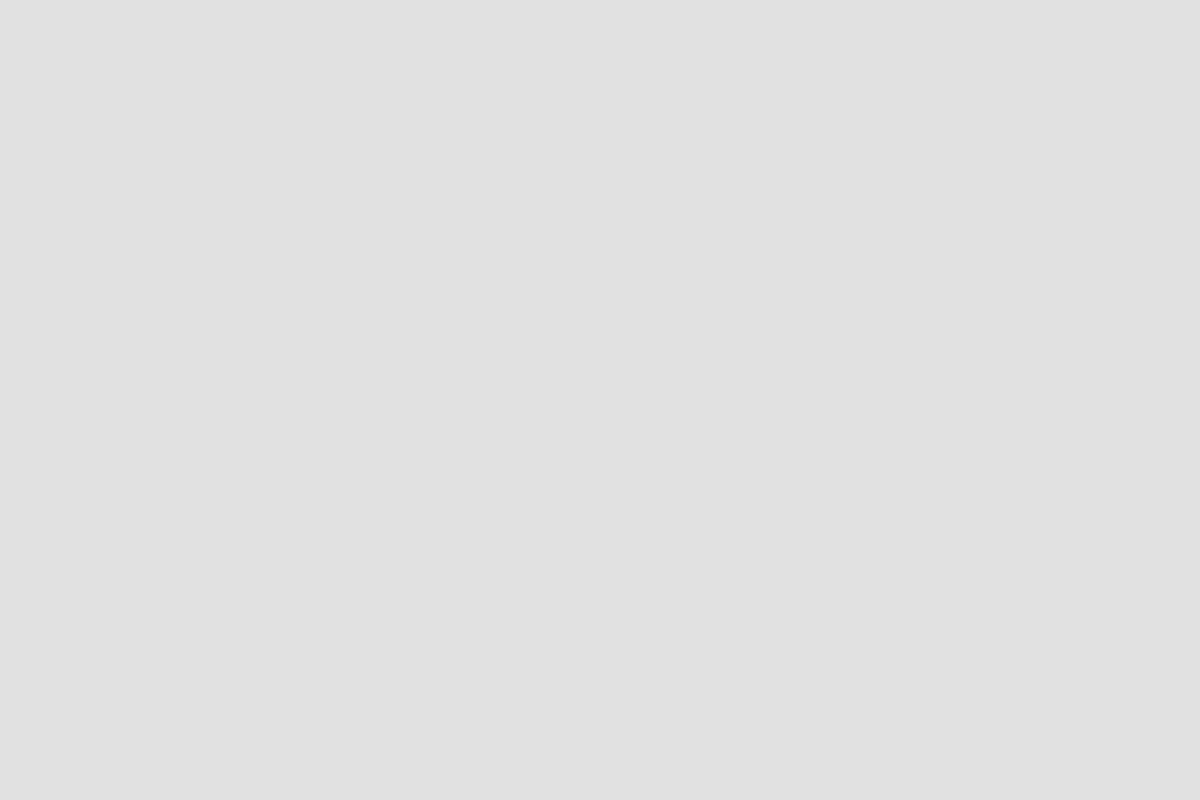
Frame 1 (no input)
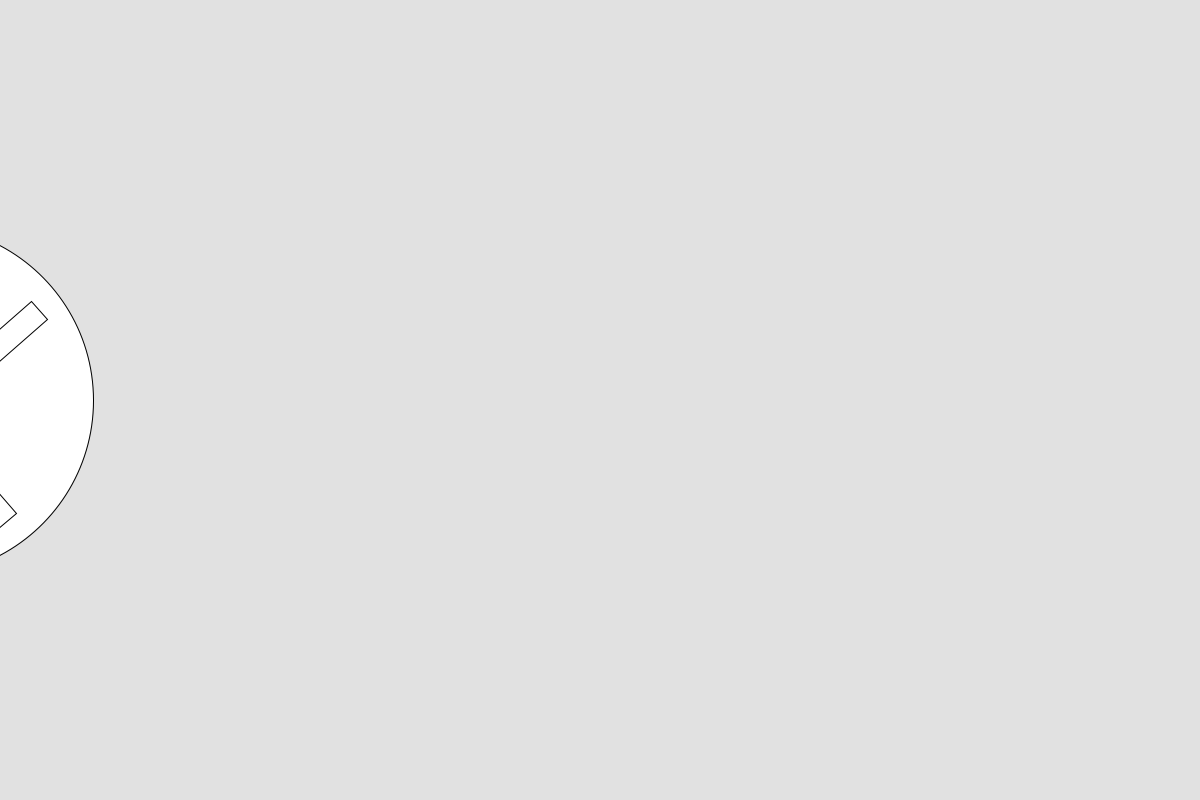
Frame 60 (the mouse pressed at the canvas centre just before this capture)
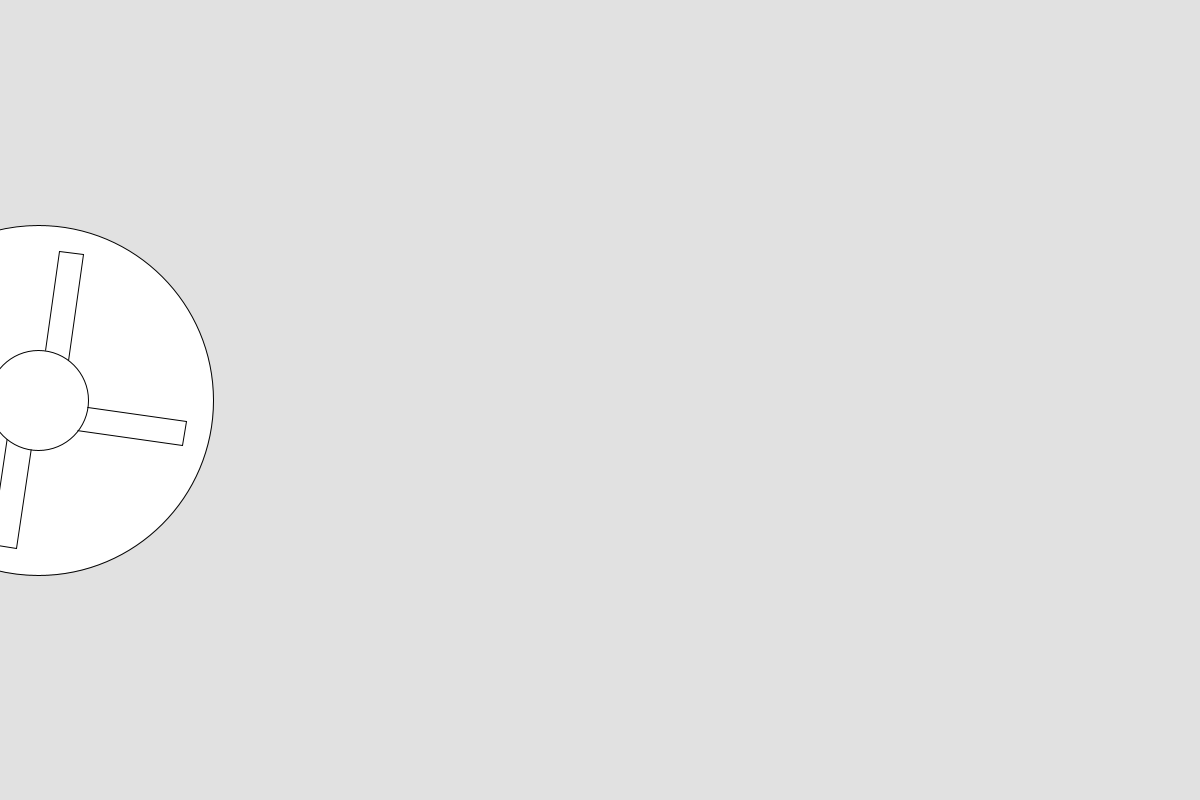
Frame 120 (the mouse held since frame 60 and released just before this capture)

The Processing sketch that drew these frames (run headless with seeded random() and noise(); from frame 60 on, the mouse is pressed at the canvas centre):

// Processing sketch: Primitiv_animation_med_hjul
// ── Primitiv_animation_med_hjul.pde
int centerpunkty = 400;
float centerpunktx = -200;
float fps = 15;
int fart = 2;
  void setup() {
  size(1200, 800);
}

void draw() {
  background(225);
  
 circle(centerpunktx,centerpunkty,350);
  
  en_pøls();
  to_pøls();
  tre_pøls();
  fire_pøls();
  circle(centerpunktx, centerpunkty, 100);
  centerpunktx=centerpunktx + fart;
 
if (centerpunktx > 1400) {
  centerpunktx = -200;
}
}

void en_pøls() {
  pushMatrix();
  translate(centerpunktx, centerpunkty);
  rotate(frameCount/fps);
  println(frameRate);
  rect(0, 0, 150, 25); // roterer om hjørne punktet
  popMatrix();
}

void to_pøls() {
  pushMatrix();
  translate(centerpunktx, centerpunkty);
  rotate(0.5*PI);
  rotate(frameCount/fps);
  println(frameRate);
  rect(0, 0, 150, 25); // roterer om hjørne punktet
  popMatrix();
}

void tre_pøls() {
  pushMatrix();
  translate(centerpunktx, centerpunkty);
  rotate(1*PI);
  rotate(frameCount/fps);
  println(frameRate);
  rect(0, 0, 150, 25); // roterer om hjørne punktet
  popMatrix();
}

void fire_pøls() {
  pushMatrix();
  translate(centerpunktx, centerpunkty);
  rotate(1.5*PI);
  rotate(frameCount/fps);
  println(frameRate);
  rect(0, 0, 150, 25); // roterer om hjørne punktet
  popMatrix();
}
